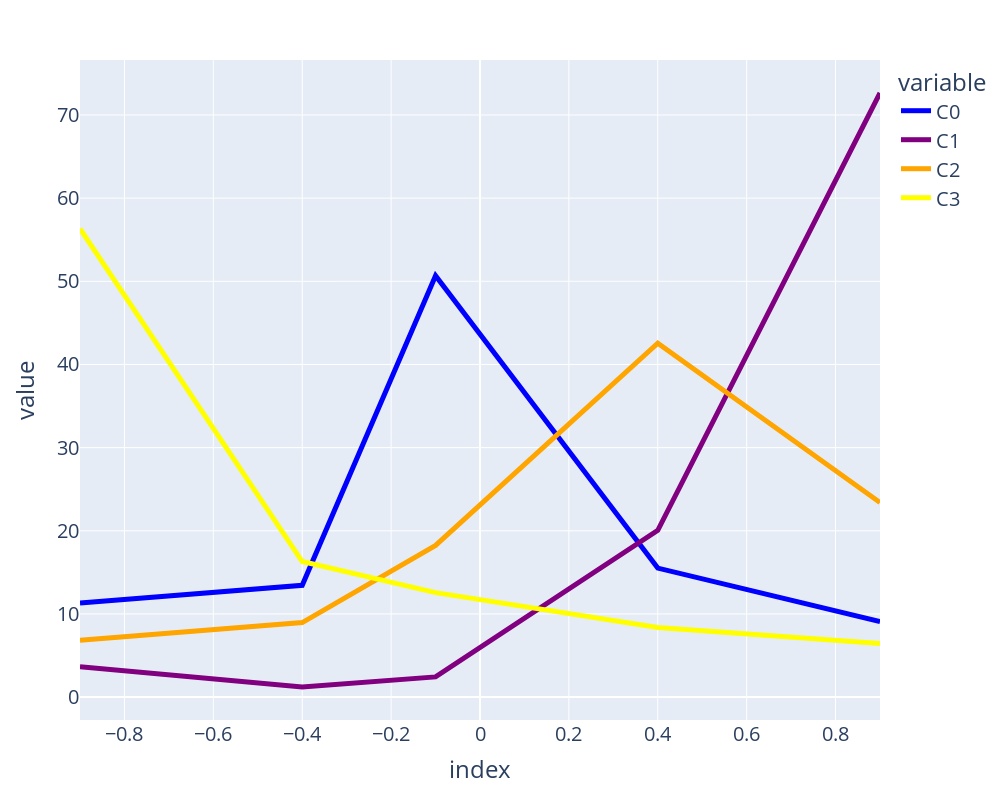

Here is the notebook cell this chart was saved with:
### Code cell
fig = px.line(df_clus, height=800, width=1000, color_discrete_map={
                 "C0": "blue",
                 "C1": "purple",
                 "C2": "orange",
                 "C3": "yellow"
             })
fig.update_layout(font=dict(size= 20))
fig.update_traces(line_width=5)
fig.show()

### Figure 1 — Plotly figure (JSON) as saved in the notebook; plotly's stock layout.template omitted (floating-point values rounded to 4 significant figures)
{"data": [{"hovertemplate": "variable=C0<br>index=%{x}<br>value=%{y}<extra></extra>", "legendgroup": "C0", "line": {"color": "blue", "dash": "solid", "width": 5}, "marker": {"symbol": "circle"}, "mode": "lines", "name": "C0", "orientation": "v", "showlegend": true, "type": "scatter", "x": [-0.9, -0.4, -0.1, 0.4, 0.9], "xaxis": "x", "y": [11.31, 13.44, 50.67, 15.51, 9.071], "yaxis": "y"}, {"hovertemplate": "variable=C1<br>index=%{x}<br>value=%{y}<extra></extra>", "legendgroup": "C1", "line": {"color": "purple", "dash": "solid", "width": 5}, "marker": {"symbol": "circle"}, "mode": "lines", "name": "C1", "orientation": "v", "showlegend": true, "type": "scatter", "x": [-0.9, -0.4, -0.1, 0.4, 0.9], "xaxis": "x", "y": [3.647, 1.216, 2.432, 20.06, 72.64], "yaxis": "y"}, {"hovertemplate": "variable=C2<br>index=%{x}<br>value=%{y}<extra></extra>", "legendgroup": "C2", "line": {"color": "orange", "dash": "solid", "width": 5}, "marker": {"symbol": "circle"}, "mode": "lines", "name": "C2", "orientation": "v", "showlegend": true, "type": "scatter", "x": [-0.9, -0.4, -0.1, 0.4, 0.9], "xaxis": "x", "y": [6.839, 8.967, 18.24, 42.55, 23.4], "yaxis": "y"}, {"hovertemplate": "variable=C3<br>index=%{x}<br>value=%{y}<extra></extra>", "legendgroup": "C3", "line": {"color": "yellow", "dash": "solid", "width": 5}, "marker": {"symbol": "circle"}, "mode": "lines", "name": "C3", "orientation": "v", "showlegend": true, "type": "scatter", "x": [-0.9, -0.4, -0.1, 0.4, 0.9], "xaxis": "x", "y": [56.32, 16.3, 12.56, 8.38, 6.434], "yaxis": "y"}], "layout": {"font": {"size": 20}, "height": 800, "legend": {"title": {"text": "variable"}, "tracegroupgap": 0}, "margin": {"t": 60}, "width": 1000, "xaxis": {"anchor": "y", "domain": [0, 1], "title": {"text": "index"}}, "yaxis": {"anchor": "x", "domain": [0, 1], "title": {"text": "value"}}}}
